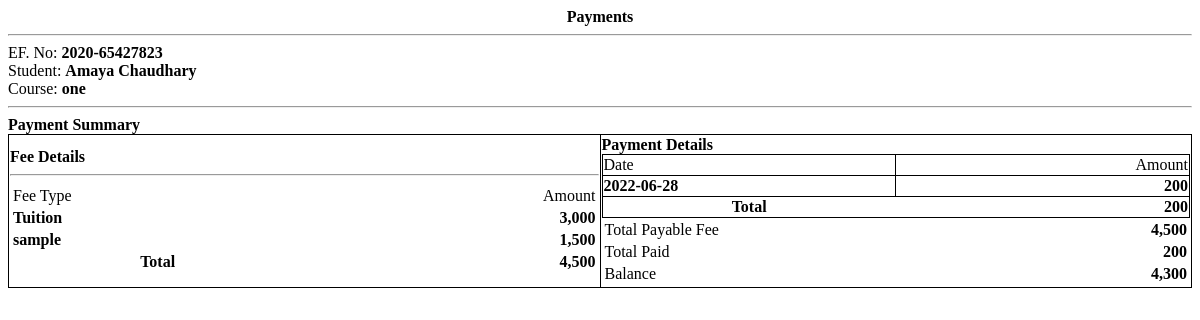
Screenshot of /accountant/receipt.php?ef_id=2 with the database file from the repository.
### tables this page shows
CREATE TABLE `fees` (
  `id` int(30) NOT NULL,
  `course_id` int(30) NOT NULL,
  `description` varchar(200) NOT NULL,
  `amount` float NOT NULL
);

CREATE TABLE `payments` (
  `id` int(30) NOT NULL,
  `ef_id` int(30) NOT NULL,
  `amount` float NOT NULL,
  `remarks` text NOT NULL,
  `date_created` datetime NOT NULL DEFAULT current_timestamp() ON UPDATE current_timestamp()
);

### accountant/receipt.php (the view, shortened to what this page needs)
<?php
include '../config.php';
$payments = $conn->query("SELECT * FROM payments where ef_id = $id ");
$pay_arr = array();
while($row=$payments->fetch_array()){
	$pay_arr[$row['id']] = $row;
}
?>
<div class="container-fluid">
	<p class="text-center"><b><?php echo $_GET['pid'] == 0 ? "Payments" : 'Payment Receipt' ?></b></p>
	<hr>
	<div class="flex">
		<div class="w-50">
			<p>EF. No: <b><?php echo $ef_no ?></b></p>
			<p>Student: <b><?php echo ucwords($sname) ?></b></p>
			<p>Course: <b><?php echo $class ?></b></p>
		</div>
	</div>
	<hr>
	<p><b>Payment Summary</b></p>
	<table class="wborder">
		<tr>
			<td width="50%">
				<p><b>Fee Details</b></p>
				<hr>
				<table width="100%">
					<tr>
						<td width="50%">Fee Type</td>
						<td width="50%" class='text-right'>Amount</td>
					</tr>
					<?php
				$cfees = $conn->query("SELECT * FROM fees where course_id = $course_id");
				$ftotal = 0;
				while ($row = $cfees->fetch_assoc()) {
					$ftotal += $row['amount'];
				?>
				<tr>
					<td><b><?php echo $row['description'] ?></b></td>
					<td class='text-right'><b><?php echo number_format($row['amount']) ?></b></td>
				</tr>
				<?php
				}
				?>
				<tr>
					<th>Total</th>
					<th class='text-right'><b><?php echo number_format($ftotal) ?></b></th>
				</tr>
				</table>
			</td>
			<td width="50%">
			<p><b>Payment Details</b></p>
				<table width="100%" class="wborder">
					<tr>
						<td width="50%">Date</td>
						<td width="50%" class='text-right'>Amount</td>
					</tr>
					<?php
						$ptotal = 0;
						foreach ($pay_arr as $row) {
							if($row["id"] <= $_GET['pid'] || $_GET['pid'] == 0){
							$ptotal += $row['amount'];
					?>
					<tr>
						<td><b><?php echo date("Y-m-d",strtotime($row['date_created'])) ?></b></td>
						<td class='text-right'><b><?php echo number_format($row['amount']) ?></b></td>
					</tr>
					<?php
						}
						}
					?>
					<tr>
						<th>Total</th>
						<th class='text-right'><b><?php echo number_format($ptotal) ?></b></th>
					</tr>
				</table>
				<table width="100%">
					<tr>
						<td>Total Payable Fee</td>
						<td class='text-right'><b><?php echo number_format($ftotal) ?></b></td>
					</tr>
					<tr>
						<td>Total Paid</td>
						<td class='text-right'><b><?php echo number_format($ptotal) ?></b></td>
					</tr>
					<tr>
						<td>Balance</td>
						<td class='text-right'><b><?php echo number_format($ftotal-$ptotal) ?></b></td>
					</tr>
				</table>
			</td>
		</tr>
	</table>
</div>

### accountant/receipt.php (style rules this page uses)
.flex { display: inline-flex; width: 100%; }
.w-50 { width: 50%; }
.text-center { text-align:center; }
.text-right { text-align:right; }
table.wborder { width: 100%; border-collapse: collapse; }
table.wborder>tbody>tr, table.wborder>tbody>tr>td { border:1px solid; }
p { margin:unset; }

### rows the page displays
fees: description "Tuition", amount "3,000"
fees: description "sample", amount "1,500"
payments: date_created "2022-06-28", amount "200"

### other values shown
$ef_no "2020-65427823"
$sname "Amaya Chaudhary"
$class "one"
$ftotal "4,500"
$ptotal "200"
$ftotal-$ptotal "4,300"
